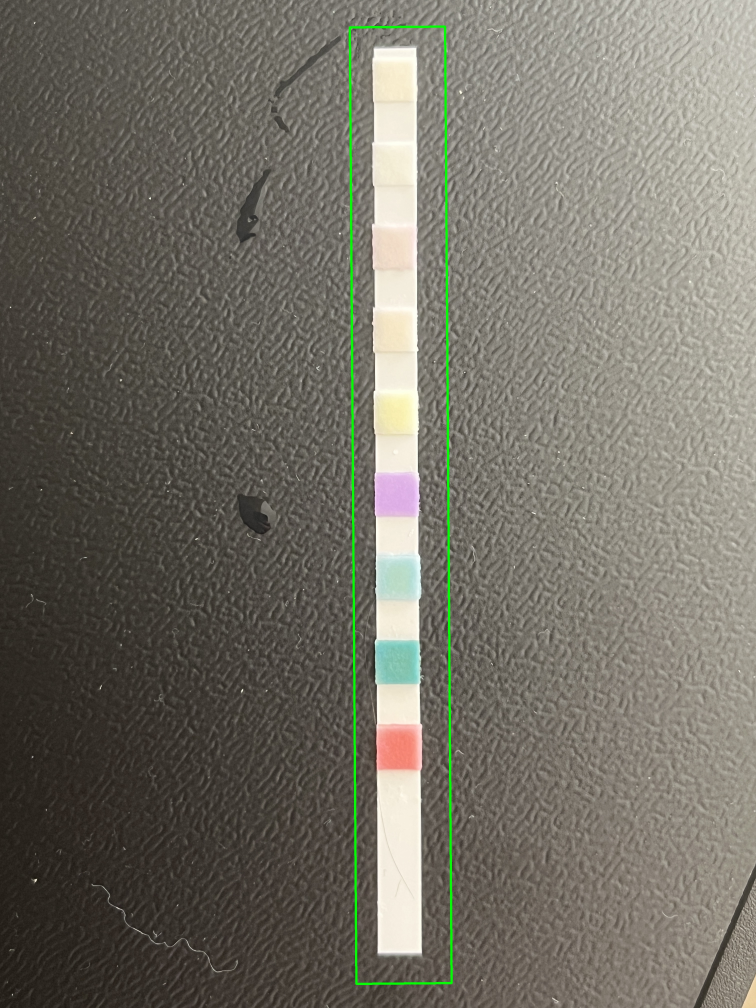
#> input picture images/detection_example.jpg, 3024 x 4032 px (shown at 1/4 size)
$ python -i image_process.py   (imports and definitions only)
#> lines starting #> are read from the running program, lines starting #| are printed output that depends on the picture; after the words box and inside, x2 and y2 are one past the last pixel; in counts of white or black regions, pixels touching at a corner belong together
from typing import List, Tuple
import cv2
import numpy as np
import os


def pre_process(image: np.array) -> np.array:
    # Copy the image to avoid changes
    image = image.copy()

    # Smooth the image
    blur = cv2.GaussianBlur(image, (15, 15), 3)

    # Morph: Close to Open
    kernel = np.ones((12, 12), np.uint8)
    morphed = cv2.morphologyEx(
        blur,
        cv2.MORPH_CLOSE,
        kernel,
        anchor=(-1, -1),
        iterations=8,
        borderType=cv2.BORDER_CONSTANT,
    )
    morphed = cv2.morphologyEx(morphed, cv2.MORPH_OPEN, kernel, iterations=4)

    # Morph: Dialate
    dialate_param = 5
    kernel = np.ones((dialate_param, dialate_param), np.uint8)
    noise_reduced = cv2.morphologyEx(morphed, cv2.MORPH_ERODE, kernel)

    return noise_reduced


def detect_edges(image: np.array) -> Tuple[np.array, int]:
    # Edge detection
    canny = cv2.Canny(image, 50, 100, apertureSize=3, L2gradient=True)

    # Post-process edges
    # Morph: Dialate
    dilate_param = 50
    iterations = 4
    kernel = np.ones((dilate_param, dilate_param), np.uint8)
    noise_reduced = cv2.morphologyEx(
        canny, cv2.MORPH_DILATE, kernel, iterations=iterations
    )

    return noise_reduced, (dilate_param * iterations) // 2


def extract_test_strip(image: np.array, edges: np.array, padding: int = 0) -> np.array:
    test_stripe_ratio = 0.042099354476564696

    # Get contours of the image (given edges)
    contours = cv2.findContours(edges, cv2.RETR_EXTERNAL, cv2.CHAIN_APPROX_SIMPLE)
    contours = contours[0] if len(contours) == 2 else contours[1]

    # Find the contours covering the largest area
    area = 0
    for c in contours:
        contour_area = cv2.contourArea(c)
        if area < contour_area:
            area = contour_area
            big_contour = c

    # Rotate rectangle matching the contour
    rot_rect = cv2.minAreaRect(big_contour)
    box = cv2.boxPoints(rot_rect)
    box = np.intp(box)

    image_contours = image.copy()
    cv2.drawContours(image_contours, [box], 0, (0, 255, 0), 8)

    # Clip the box
    box[:, 0] = np.clip(box[:, 0], 0, image.shape[1])
    box[:, 1] = np.clip(box[:, 1], 0, image.shape[0])

    # Extract the rectangle and perform perspective transformation
    min_x = np.min(box[:, 0])
    max_x = np.max(box[:, 0])
    min_y = np.min(box[:, 1])
    max_y = np.max(box[:, 1])
    extracted_region = image[min_y:max_y, min_x:max_x]

    # Rotate the extracted region to align it with the horizontal axis
    angle = rot_rect[2]
    if angle > 45:
        angle -= 90
    elif angle < -45:
        angle += 90

    rotated_extracted_region = cv2.warpAffine(
        extracted_region,
        cv2.getRotationMatrix2D(
            (extracted_region.shape[1] / 2, extracted_region.shape[0] / 2), angle, 1
        ),
        (extracted_region.shape[1], extracted_region.shape[0]),
    )

    # Apply the padding if given
    if padding > 0:
        padded_region = rotated_extracted_region[padding:-padding, padding:-padding]

        # check if the extracted shpae has the correct ratio
        ratio = test_stripe_ratio / (padded_region.shape[1] / padded_region.shape[0])
        offset = int(padded_region.shape[1] - padded_region.shape[1] * ratio) // 2
        if offset > 0:
            # adapt the padding, as the ratio was incorrect
            padded_region = padded_region[:, offset:-offset]

        return padded_region, image_contours

    return rotated_extracted_region, image_contours


def white_balance(image: np.array, value: List = None) -> np.array:
    if value is None:
        patch = image[image.shape[0] - 100 :, :]
        value = patch.mean(axis=(0, 1))
        if (value == 0).any():
            return image, None

    value = np.array(value)
    return (image * 1.0 / value * 255).clip(0, 255).astype(np.intp), value


def apply_white_balance(image: np.array, value: List) -> np.array:
    if value is None:
        print("Warning: No white-balance applied.")
        return image

    value = np.array(value)
    return (image * 1.0 / value * 255).clip(0, 255).astype(np.intp)


def extract_color_patches(image: np.array) -> Tuple[np.array, List]:
    patch_threshold = 150
    algorithm_start_offset = 0.05

    # 1. Store a copy of the original image and improve the contrast to highlight the colors
    original_image = image.copy()
    image = improve_contrast(image)

    # 2. drop unnecessary data of horizontal information
    vertical_img = image[:, image.shape[1] // 2, :]
    vertical_img = vertical_img[:, np.newaxis, :]
    image = np.repeat(vertical_img, image.shape[1], axis=1)

    # 3. Equalize the hisotgram to highlight the colors
    hist, bins = np.histogram(image.flatten(), 256, [0, 256])
    cdf = hist.cumsum()
    cdf_normalized = cdf * float(hist.max()) / cdf.max()

    cdf_m = np.ma.masked_equal(cdf, 0)
    cdf_m = (cdf_m - cdf_m.min()) * 255 / (cdf_m.max() - cdf_m.min())
    cdf = np.ma.filled(cdf_m, 0).astype("uint8")
    image = cdf[image]

    # 4. Find edges to extract the color patches only
    image = cv2.cvtColor(image, cv2.COLOR_BGR2GRAY)
    kernel = np.ones((12, 12), np.uint8)
    image = cv2.morphologyEx(
        image,
        cv2.MORPH_CLOSE,
        kernel,
        anchor=(-1, -1),
        iterations=8,
        borderType=cv2.BORDER_CONSTANT,
    )
    image = cv2.morphologyEx(image, cv2.MORPH_OPEN, kernel, iterations=4)

    kernel = np.ones((5, 5), np.uint8)
    image = cv2.morphologyEx(image, cv2.MORPH_ERODE, kernel)
    image = 255 - image
    image[image < patch_threshold] = 0
    image[image >= patch_threshold] = 255

    image_search = image.copy()

    # 4. Go over the image and extract the color patches
    patch_start = -1
    patches = []
    result_image = original_image.copy()

    # detect the first two patches which help finding all patches afterward
    # note: the assumption here is, that all test-patch are sized and placed equally!
    offset = int(image.shape[0] * algorithm_start_offset)
    for y in range(image.shape[0] - offset, 0, -1):
        # detect start of first patch
        if np.mean(image[y, :]) > 0 and patch_start == -1:
            patch_start = y
            result_image[y, :, :] = np.repeat(
                [[0, 255, 0]], result_image.shape[1], axis=0
            )

        # detect end of first patch
        if np.mean(image[y, :]) < 255 and patch_start != -1:
            result_image[y, :, :] = np.repeat(
                [[0, 0, 255]], result_image.shape[1], axis=0
            )

            center = patch_start - ((patch_start - y) // 2)
            result_image[center, :, :] = np.repeat(
                [[255, 0, 0]], result_image.shape[1], axis=0
            )

            patches.append([patch_start, y, center])
            patch_start = -1

        # end loop if first patch was detected
        if len(patches) == 2:
            break

    # calculate the distance between ptaches and the average patch size
    patch_distance = patches[0][2] - patches[1][2]
    avg_patch_height = (patches[0][0] - patches[0][1] + patches[1][0] - patches[1][1]) // 2

    # get all patches
    patch_start = patches[0][2]
    patches = []
    for i in range(9):
        y = patch_start - patch_distance * i
        start = y + avg_patch_height // 2
        end = y - avg_patch_height // 2

        # adding lines to debug
        result_image[y, :, :] = np.repeat(
            [[255, 0, 0]], result_image.shape[1], axis=0
        )
        result_image[start, :, :] = np.repeat(
            [[0, 255, 0]], result_image.shape[1], axis=0
        )
        if end > 0:
            result_image[end, :, :] = np.repeat(
                [[0, 0, 255]], result_image.shape[1], axis=0
            )

        # get the mean-color
        # TODO: background color to NAN
        # TODO: enlarge the mean-area
        mean_color = np.nanmean(original_image[y, :, :], axis=0)
        patches.insert(0, mean_color)

    np.nan_to_num(result_image, copy=False)
    return result_image, image_search, patches


def strip_pipeline(image_path: str, debugging_path: str = None) -> np.array:
#> called with image_path = '../images/detection_example.jpg'
    image_name = os.path.splitext(os.path.basename(image_path))[0]
    save = (
        lambda img, pre: save_image(image_name, img, pre, debugging_path)
        if debugging_path
        else 0
    )

    # Load the image
    image = cv2.imread(image_path)
#> image is the input picture: shape (4032, 3024, 3); mean B, G, R 101.6, 111.7, 114.7

    # Transform to gray scale
    gray = cv2.cvtColor(image, cv2.COLOR_BGR2GRAY)

    # Run the pipeline
    # 1. Pre-process the image
    pre_processed = pre_process(gray)
    save(pre_processed, "0_pre")

    # 2. Find edges
    edges, offset = detect_edges(pre_processed)
#> in detect_edges, `canny = cv2.Canny(image, 50, 100, apertureSize=3, L2gradient=True)`:
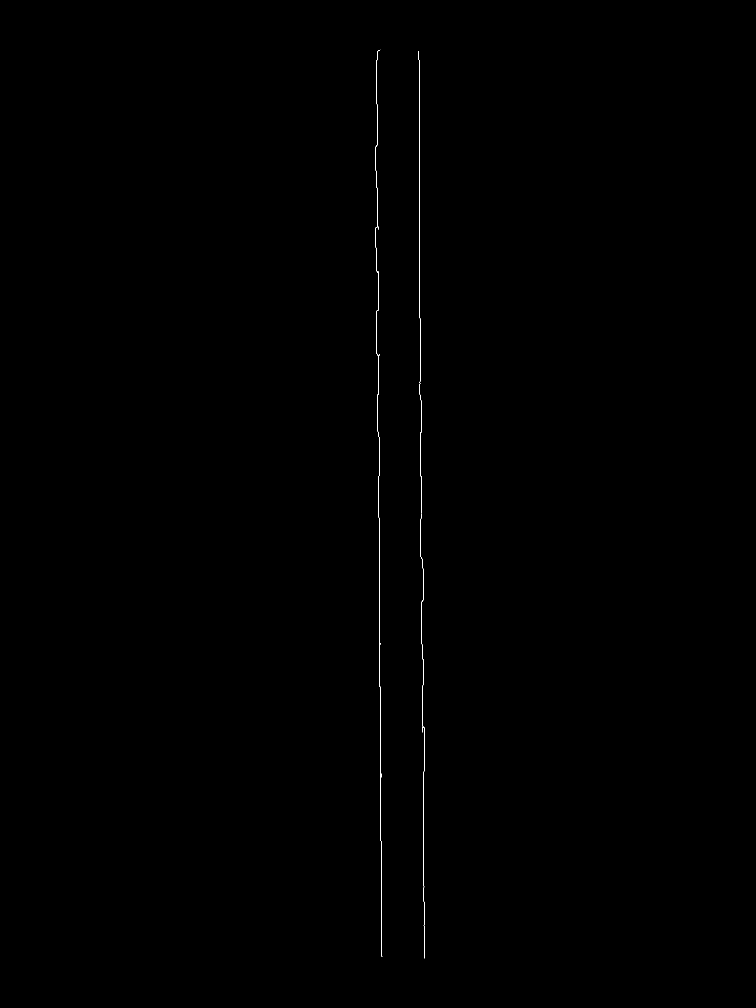
#> canny: shape (4032, 3024) (shown at 1/4 size); 0.06% white in thin lines or dots, all inside (x1, y1, x2, y2) = (1502, 199, 1700, 3834)
#> in detect_edges, `noise_reduced = cv2.morphologyEx( canny, cv2.MORPH_DILATE, kernel, ite..`:
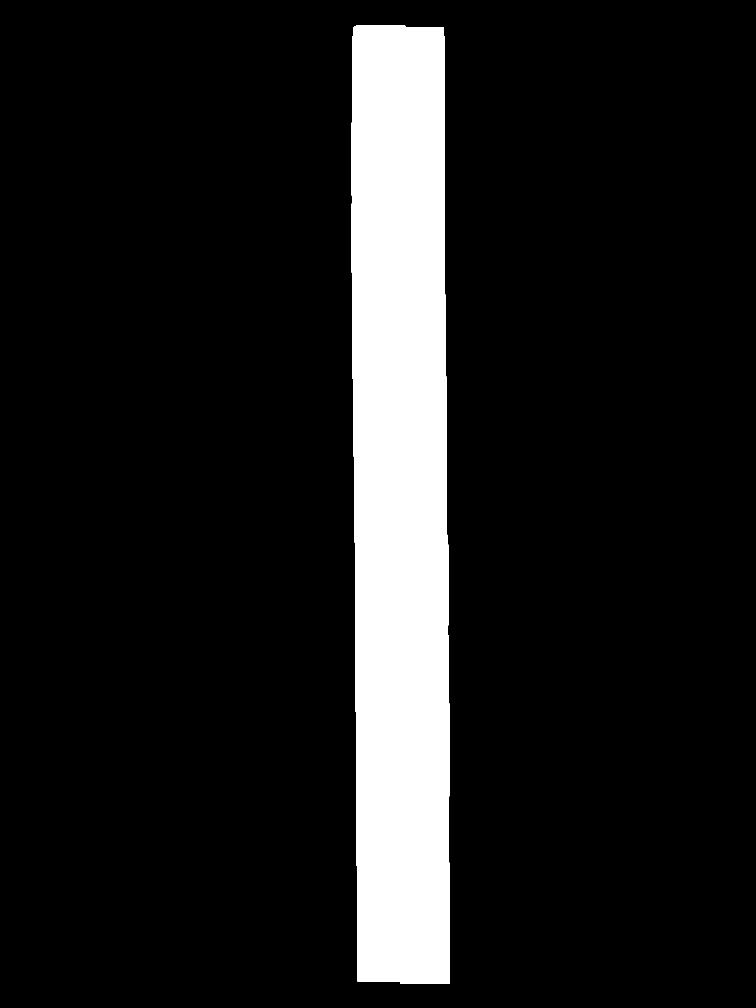
#> noise_reduced: shape (4032, 3024) (shown at 1/4 size); 11.7% white; 1 white region
#> offset = 100
    save(edges, "1_edges")

    # 3. Extract the strip only
    # add gaussian kernel, morph:open, and morph:dialate to the offset (7 + 12 + 5 = 24)
    offset += 24
#> offset = 124
    extracted_strip, detection = extract_test_strip(image, edges, padding=offset)
#> in extract_test_strip, `contours = cv2.findContours(edges, cv2.RETR_EXTERNAL, cv2.CHAIN_APPROX..`: contours = 1 contour; box (x1, y1, x2, y2) and area: (1406, 103, 1800, 3934) 1420452
#> the loop in extract_test_strip, `for c in contours:` made 1 pass
#> (contour_area, area) on pass 1: (1420451.5, 1420451.5)
#> after the loop in extract_test_strip, `for c in contours:`: area = 1420451.5; big_contour = contour of 170 points, box (x1, y1, x2, y2) (1406, 103, 1800, 3934), area 1420452
#> in extract_test_strip, `rot_rect = cv2.minAreaRect(big_contour)`: rot_rect = ((1603.1, 2018.1), (379.5, 3832.8), -0.441)
#> in extract_test_strip, `box = cv2.boxPoints(rot_rect)`: box = [[1428.1, 3935.8], [1398.6, 103.2], [1778.1, 100.3], [1807.6, 3932.9]]
#> in extract_test_strip, `box = np.intp(box)`: box = [[1428, 3935], [1398, 103], [1778, 100], [1807, 3932]]
#> in extract_test_strip, `min_x = np.min(box[:, 0])`: min_x = 1398
#> in extract_test_strip, `max_x = np.max(box[:, 0])`: max_x = 1807
#> in extract_test_strip, `min_y = np.min(box[:, 1])`: min_y = 100
#> in extract_test_strip, `max_y = np.max(box[:, 1])`: max_y = 3935
#> in extract_test_strip, `extracted_region = image[min_y:max_y, min_x:max_x]`:
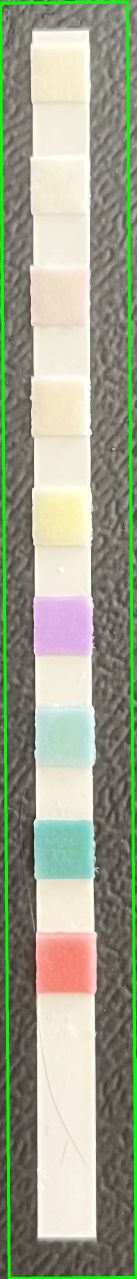
#> extracted_region: shape (3835, 409, 3) (shown at 1/3 size); mean B, G, R 140.1, 161.9, 156.1
#> in extract_test_strip, `angle = rot_rect[2]`: angle = -0.441
    save(detection, "2_1_detection")
    save(extracted_strip, "2_extracted")

    # 4. Analyze the white color to perform a white balance
    color_balanced, white_value = white_balance(extracted_strip)
#> in white_balance, `patch = image[image.shape[0] - 100 :, :]`:
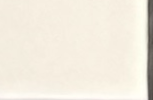
#> patch: shape (100, 153, 3); mean B, G, R 222.4, 235, 241.4
#> in white_balance, `value = patch.mean(axis=(0, 1))`: value = [222.4, 235, 241.4]
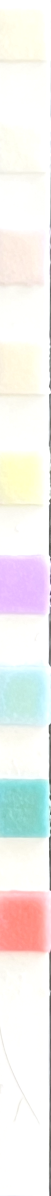
#> color_balanced: shape (3587, 153, 3) int64 (shown at 1/3 size); mean B, G, R 238.5, 241.1, 243
#> white_value = [222.4, 235, 241.4]
    save(color_balanced, "3_balance")

    # 5. extract the 9 color patches
    color_patches, image_search, color_values = extract_color_patches(extracted_strip)
#> in improve_contrast, `lab = cv2.cvtColor(image, cv2.COLOR_BGR2LAB)`: lab: shape (3587, 153, 3); mean of channels 0, 1, 2 230, 128.6, 136.5
#> in improve_contrast, `limg = cv2.merge((cl, a, b))`: limg: shape (3587, 153, 3); mean of channels 0, 1, 2 208, 128.6, 136.5
#> in extract_color_patches, `hist, bins = np.histogram(image.flatten(), 256, [0, 256])`: hist = 256 values, max 53397 at index 215, min 0 at index 0, mean 6431.4; bins = 257 values from 0 to 256
#> in extract_color_patches, `cdf = hist.cumsum()`: cdf = 256 values from 0 to 1646433
#> in extract_color_patches, `cdf_normalized = cdf * float(hist.max()) / cdf.max()`: cdf_normalized = 256 values from 0 to 53397
#> in extract_color_patches, `cdf = np.ma.filled(cdf_m, 0).astype("uint8")`: cdf = 256 values from 0 to 255
#> in extract_color_patches, `image[image >= patch_threshold] = 255`: image: shape (3587, 153); 26.1% white; 5 white regions, box (x1, y1, x2, y2) and area: (0, 2683, 153, 2890) 31671, (0, 2346, 153, 2549) 31059, (0, 1676, 153, 1861) 28305, (0, 2021, 153, 2197) 26928, (0, 732, 153, 898) 25398
#> after the loop in extract_color_patches, `for y in range(image.shape[0] - offset, 0, -1):`: result_image: shape (3587, 153, 3); mean B, G, R 210.7, 225.5, 233.6
#> after the loop in extract_color_patches, `for y in range(image.shape[0] - offset, 0, -1):`: center = 2447; patch_start = -1; patches = [[2889, 2682, 2786], [2548, 2345, 2447]]
#> in extract_color_patches, `patch_distance = patches[0][2] - patches[1][2]`: patch_distance = 339
#> in extract_color_patches, `avg_patch_height = (patches[0][0] - patches[0][1] + patches[1][0] - pa..`: avg_patch_height = 205
#> in extract_color_patches, `patch_start = patches[0][2]`: patch_start = 2786
#> the loop in extract_color_patches, `for i in range(9):` made 9 passes
#> (y, start, end, mean_color) on passes 1 to 9: (2786, 2888, 2684, [130.5, 145.1, 247.8]), (2447, 2549, 2345, [182.8, 200.7, 136.8]), (2108, 2210, 2006, [209.7, 224.3, 190.4]), (1769, 1871, 1667, [232.8, 180.1, 224.8]), (1430, 1532, 1328, [186.4, 239.7, 246.3]), (1091, 1193, 989, [203.6, 231.6, 243.1]), (752, 854, 650, [203.1, 220.7, 239.5]), (413, 515, 311, [218.5, 239.7, 244.8]), (74, 176, -28, [210.5, 238.5, 247.8])
#> after the loop in extract_color_patches, `for i in range(9):`:
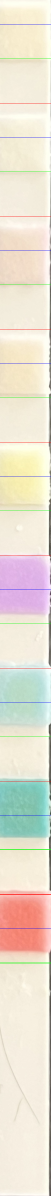
#> result_image: shape (3587, 153, 3) (shown at 1/3 size); mean B, G, R 209.8, 224.6, 232.6
#> after the loop in extract_color_patches, `for i in range(9):`: patches = [[210.5, 238.5, 247.8], [218.5, 239.7, 244.8], [203.1, 220.7, 239.5], [203.6, 231.6, 243.1], [186.4, 239.7, 246.3], [232.8, 180.1, 224.8], [209.7, 224.3, 190.4], [182.8, 200.7, 136.8], [130.5, 145.1, 247.8]]
#> color_values has the same summary as patches in extract_color_patches
    save(color_patches, "4_2_patch_detection")
    save(image_search, "4_1_patch_detection")

    balanced_colors = []
    result_image = np.zeros(shape=(450, 50, 3), dtype=np.intp)
    if len(color_values) != 0:
        for i, color in enumerate(color_values):
            balanced_color = apply_white_balance(np.array([color]), white_value)[0]
            result_image[i * 50 :, :] = balanced_color
            balanced_colors.append(balanced_color)
#> this loop made 9 passes
#> (color, balanced_color) on passes 1 to 9: ([210.5, 238.5, 247.8], [241, 255, 255]), ([218.5, 239.7, 244.8], [250, 255, 255]), ([203.1, 220.7, 239.5], [232, 239, 252]), ([203.6, 231.6, 243.1], [233, 251, 255]), ([186.4, 239.7, 246.3], [213, 255, 255]), ([232.8, 180.1, 224.8], [255, 195, 237]), ([209.7, 224.3, 190.4], [240, 243, 201]), ([182.8, 200.7, 136.8], [209, 217, 144]), ([130.5, 145.1, 247.8], [149, 157, 255])
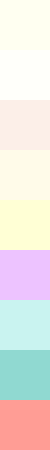
#> result_image: shape (450, 50, 3) int64; mean of channels 0, 1, 2 224.7, 229.7, 234.3; drawn as B, G, R
#> after the loop, balanced_colors = [[241, 255, 255], [250, 255, 255], [232, 239, 252], [233, 251, 255], [213, 255, 255], [255, 195, 237], [240, 243, 201], [209, 217, 144], [149, 157, 255]]

        save(result_image, "5_result")

    return balanced_colors, result_image


def save_image(
    file_name: str,
    image: np.array,
    prefix: str = "",
    folder_name: str = "",
    create_subfolder: bool = True,
):
    # Create the file name with prefix and file extension
    file_name = file_name if prefix == "" else f"{prefix}_{file_name}.jpg"

    # Create the full path and needed directories
    if not os.path.exists(folder_name) and create_subfolder:
        os.mkdir(folder_name)

    # Store the image
    full_path = os.path.join(folder_name, file_name)
    cv2.imwrite(full_path, image)


def improve_contrast(image: np.array) -> np.array:
    lab = cv2.cvtColor(image, cv2.COLOR_BGR2LAB)
    l_channel, a, b = cv2.split(lab)
    # Applying CLAHE to L-channel
    # feel free to try different values for the limit and grid size:
    clahe = cv2.createCLAHE(clipLimit=2.0, tileGridSize=(8, 8))
    cl = clahe.apply(l_channel)

    # merge the CLAHE enhanced L-channel with the a and b channel
    limg = cv2.merge((cl, a, b))

    # Converting image from LAB Color model to BGR color spcae
    enhanced_img = cv2.cvtColor(limg, cv2.COLOR_LAB2BGR)
    return enhanced_img

>>> result = strip_pipeline('../images/detection_example.jpg')
